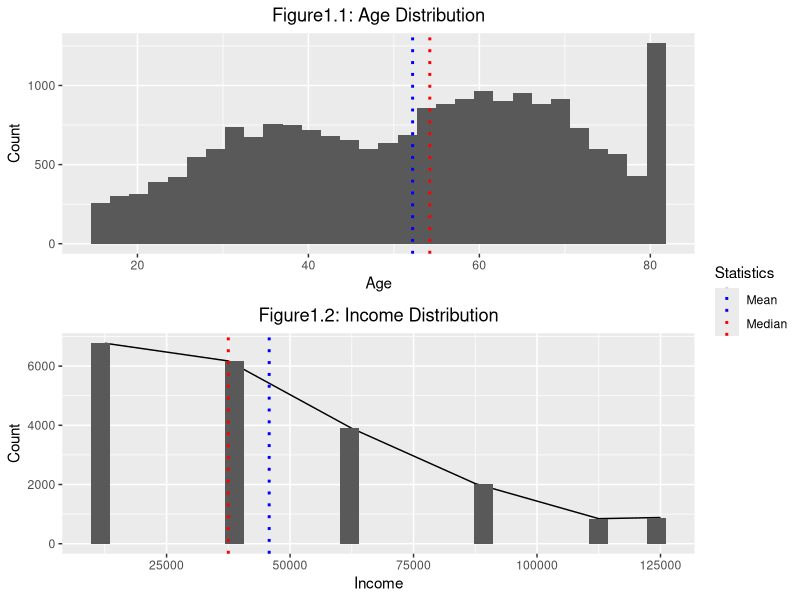
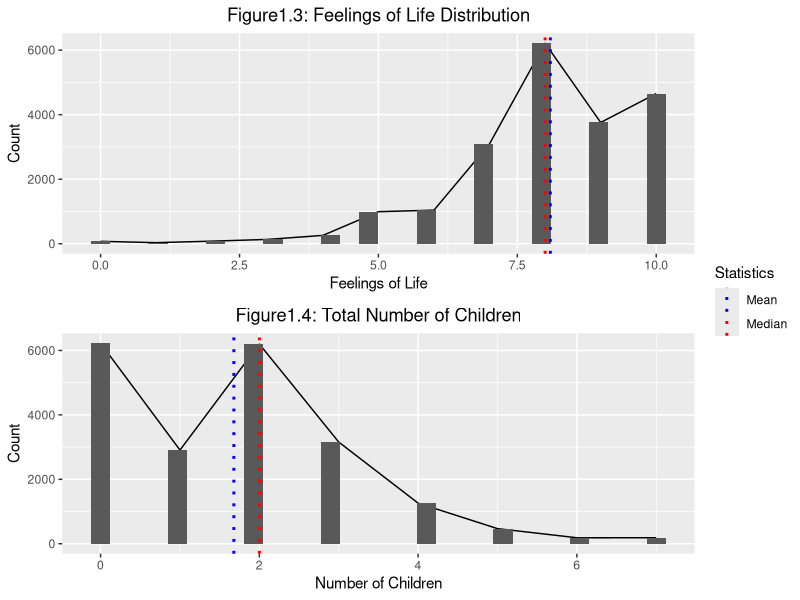
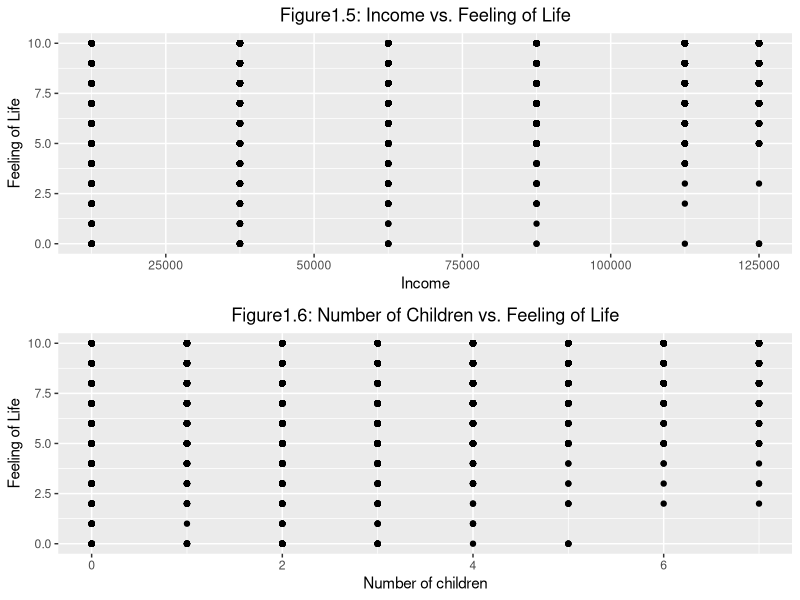
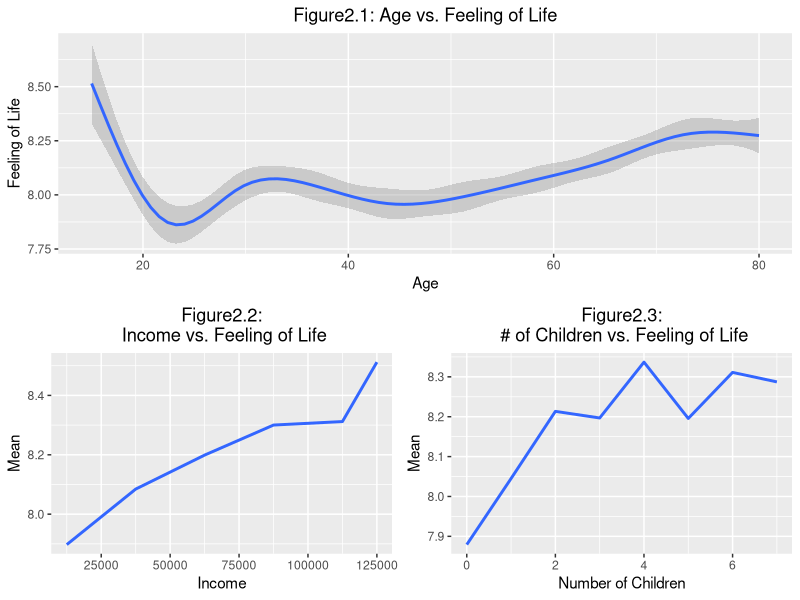
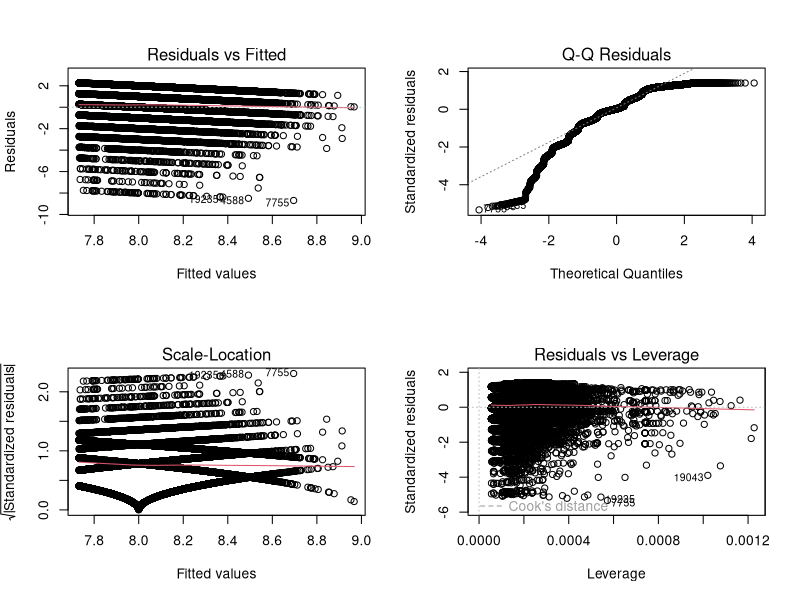
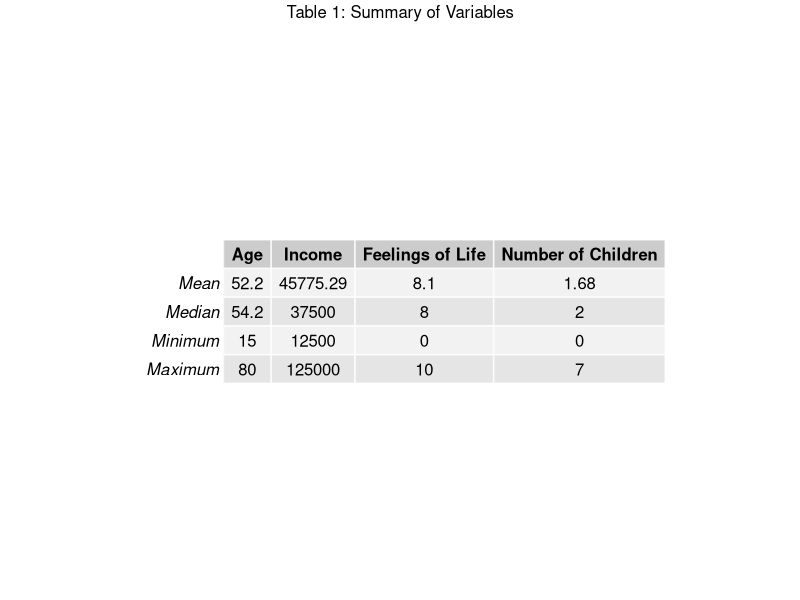
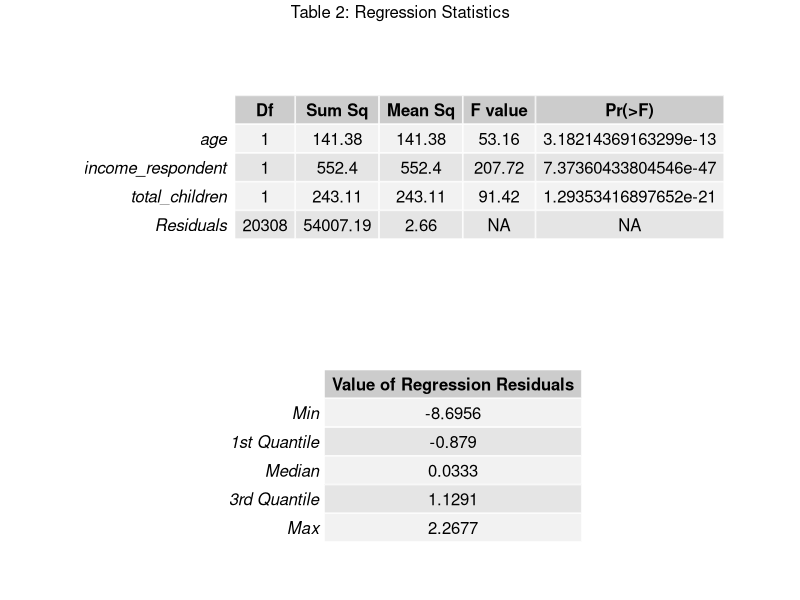

These charts were generated, in order, by the following R code:
## ---- chunk 1
knitr::opts_chunk$set(echo = TRUE)

#install.packages("gridExtra")

library(gridExtra)
library(tidyverse)

## ---- chunk 2

gss <- read_csv("./Output/gss.csv")
head(gss)

## ---- chunk 3

stat <- data.frame(row.names = paste(c("Mean", "Median", "Minimum", "Maximum")))
stat[,1] <- c(round(mean(gss$age), digits = 1),
            median(gss$age),
            min(gss$age),
            max(gss$age))
stat[,2] <- c(round(mean(gss$income_respondent), digits = 2),
            median(gss$income_respondent),
            min(gss$income_respondent),
            max(gss$income_respondent))
stat[,3] <- c(round(mean(na.omit(gss$feelings_life)), digits = 1),
            median(na.omit(gss$feelings_life)),
            min(na.omit(gss$feelings_life)),
            max(na.omit(gss$feelings_life)))
stat[,4] <- c(round(mean(na.omit(gss$total_children)), digits = 2),
            median(na.omit(gss$total_children)),
            min(na.omit(gss$total_children)),
            max(na.omit(gss$total_children)))
colnames(stat) <- c("Age", "Income", "Feelings of Life", "Number of Children")

## ---- chunk 4

extract_legend <- function(my_ggp) {
  step1 <- ggplot_gtable(ggplot_build(my_ggp))
  step2 <- which(sapply(step1$grobs, function(x) x$name) == "guide-box")
  step3 <- step1$grobs[[step2]]
  return(step3)
}

## ---- chunk 5

fig1.1 <- gss %>%
  ggplot(aes(x=age)) + geom_histogram() + 
  labs(x = "Age", y = "Count", title = "Figure1.1: Age Distribution") + 
  theme(plot.title = element_text(hjust = 0.5)) + 
  geom_vline(aes(xintercept = mean(gss$age), col="Mean"), 
             linetype="dotted", size = 1) + 
  geom_vline(aes(xintercept = median(gss$age), col="Median"), 
             linetype="dotted", size = 1) + 
  scale_color_manual(name = "Statistics", values = c(Median = "red", Mean = "blue"))

## ---- chunk 6

fig1.2 <- gss %>%
  ggplot(aes(x=income_respondent)) + geom_line(stat = "count") + geom_histogram() + 
  labs(x = "Income", y = "Count", title = "Figure1.2: Income Distribution") + 
  theme(plot.title = element_text(hjust = 0.5)) + 
  geom_vline(aes(xintercept = mean(gss$income_respondent), col="Mean"), 
             linetype="dotted", size = 1) + 
  geom_vline(aes(xintercept = median(gss$income_respondent), col="Median"), 
             linetype="dotted", size = 1) + 
  scale_color_manual(name = "Statistics", values = c(Median = "red", Mean = "blue"))

## ---- chunk 7

fig1.3 <- gss %>%
  ggplot(aes(x=feelings_life)) + geom_line(stat = "count") + geom_histogram() + 
  labs(x = "Feelings of Life", y = "Count", title = "Figure1.3: Feelings of Life Distribution") + 
  theme(plot.title = element_text(hjust = 0.5)) + 
  geom_vline(aes(xintercept = mean(na.omit(gss$feelings_life)), col="Mean"), 
             linetype="dotted", size = 1) + 
  geom_vline(aes(xintercept = median(na.omit(gss$feelings_life)), col="Median"), 
             linetype="dotted", size = 1) + 
  scale_color_manual(name = "Statistics", values = c(Median = "red", Mean = "blue"))

## ---- chunk 8

fig1.4 <- gss %>%
  ggplot(aes(x=total_children)) + geom_line(stat = "count") + geom_histogram() + 
  labs(x = "Number of Children", y = "Count", title = "Figure1.4: Total Number of Children") + 
  theme(plot.title = element_text(hjust = 0.5)) + 
  geom_vline(aes(xintercept = mean(na.omit(gss$total_children)), col="Mean"), 
             linetype="dotted", size = 1) + 
  geom_vline(aes(xintercept = median(na.omit(gss$total_children)), col="Median"), 
             linetype="dotted", size = 1) +
  scale_color_manual(name = "Statistics", values = c(Median = "red", Mean = "blue"))

legend <- extract_legend(fig1.1)

## ---- chunk 9

fig1.1 <- fig1.1 + theme(legend.position = "none")
fig1.2 <- fig1.2 + theme(legend.position = "none")
fig1.3 <- fig1.3 + theme(legend.position = "none")
fig1.4 <- fig1.4 + theme(legend.position = "none")

grid.arrange(fig1.1, fig1.2, right=legend, ncol=1,respect = FALSE, clip=FALSE)
grid.arrange(fig1.3, fig1.4, right=legend, ncol=1,respect = FALSE, clip=FALSE)

## ---- chunk 10

fig1.5 <- gss %>%
  ggplot(aes(y = feelings_life, x = income_respondent)) + geom_point() + 
  labs(x = "Income", y = "Feeling of Life", title = "Figure1.5: Income vs. Feeling of Life") + 
  theme(plot.title = element_text(hjust = 0.5))

fig1.6 <- gss %>%
  ggplot(aes(y = feelings_life, x = total_children)) + geom_point() + 
  labs(x = "Number of children", y = "Feeling of Life", 
       title = "Figure1.6: Number of Children vs. Feeling of Life") + 
  theme(plot.title = element_text(hjust = 0.5))

grid.arrange(fig1.5, fig1.6, ncol=1)

## ---- chunk 11

gss_income <- gss %>%
  group_by(income_respondent) %>%
  summarise(mean_feel = mean(feelings_life, na.rm=T), .groups = 'drop')

gss_child <- gss %>%
  group_by(total_children) %>%
  summarise(mean_feel = mean(feelings_life, na.rm=T), .groups = 'drop')

#Omitted NA values for calcuating Means.

fig2.1 <- gss %>%
  ggplot(aes(y = feelings_life, x = age)) + geom_smooth() + 
  labs(x = "Age", y = "Feeling of Life", title = "Figure2.1: Age vs. Feeling of Life") + 
  theme(plot.title = element_text(hjust = 0.5))

#Age can be plotted without mean, because ages are more consistent. Other variables
#would produce error when plotting smooth line.

#So we plotted these two plot by using mean for each group, might be useful.

fig2.2 <- gss_income %>%
  ggplot(aes(y = mean_feel, x = income_respondent)) + geom_smooth(stat='identity') + 
  labs(x = "Income", y = "Mean", title = "Figure2.2:\n Income vs. Feeling of Life") + 
  theme(plot.title = element_text(hjust = 0.5))

fig2.3 <- gss_child %>%
  ggplot(aes(y = mean_feel, x = total_children)) + geom_smooth(stat='identity') + 
  labs(x = "Number of Children", y = "Mean", 
       title = "Figure2.3:\n # of Children vs. Feeling of Life") + 
  theme(plot.title = element_text(hjust = 0.5))

grid.arrange(fig2.1, fig2.2, fig2.3, layout_matrix = rbind(c(1), c(2,3)))

## ---- chunk 12

mod <- lm(feelings_life ~ age + income_respondent + total_children, gss)

## ---- chunk 13

summ <- cbind(anova(mod)[1], round(anova(mod)[2:4], 2), anova(mod)[5])

res <- data.frame(
  row.names = paste(c("Min", "1st Quantile", "Median", "3rd Quantile", "Max")))
res[,1] <- round(quantile(mod$residuals), 4)
colnames(res) <- c("Value of Regression Residuals")

## ---- chunk 14

par(mfrow=c(2,2))
plot(mod)

## ---- chunk 15

grid.arrange(tableGrob(stat), top = "Table 1: Summary of Variables", ncol = 1)
grid.arrange(tableGrob(summ), tableGrob(res), ncol=1, top = "Table 2: Regression Statistics")

